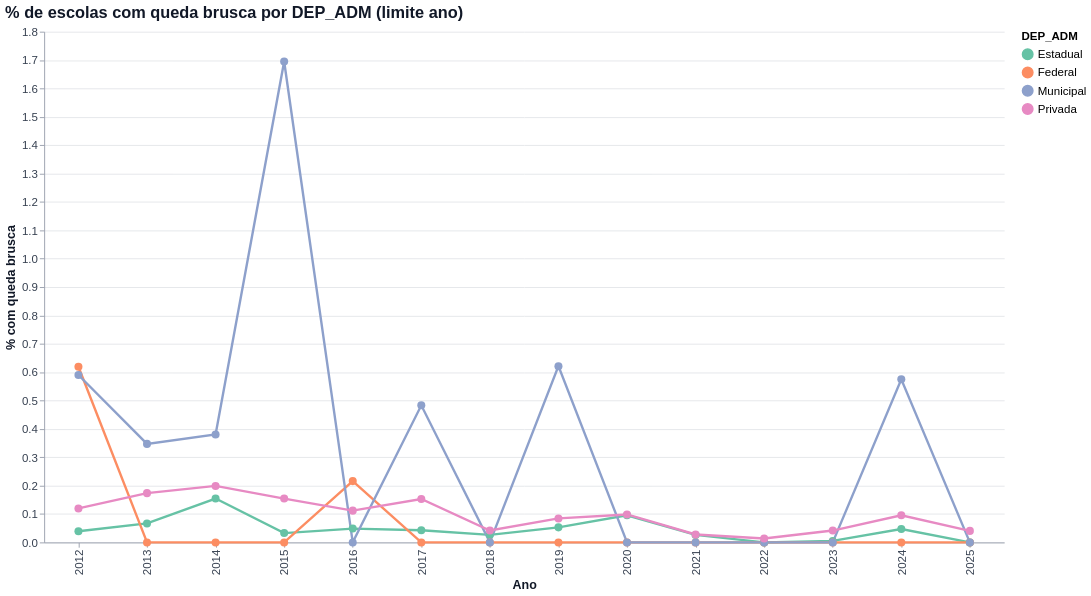
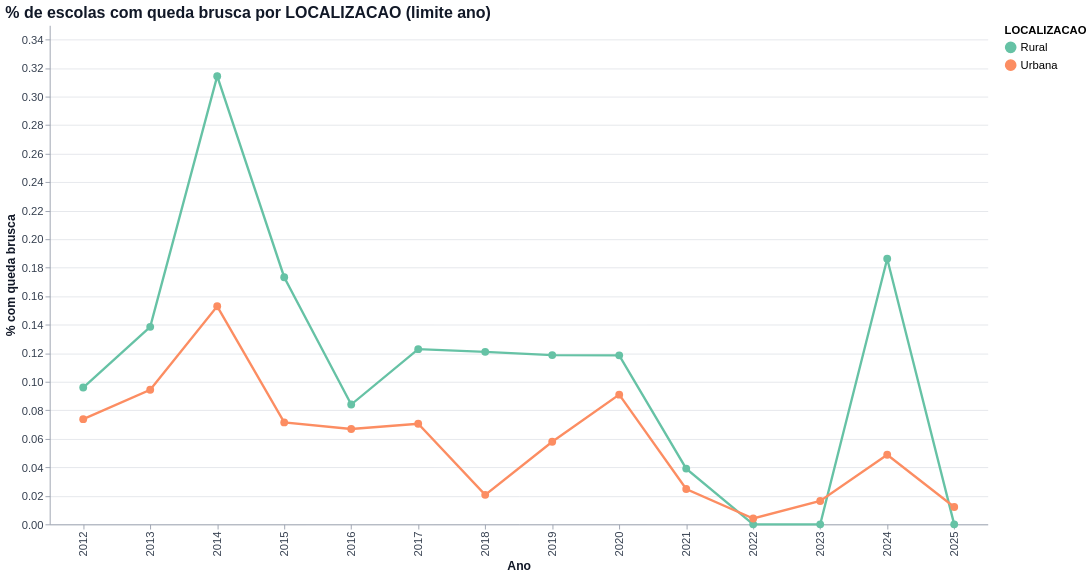
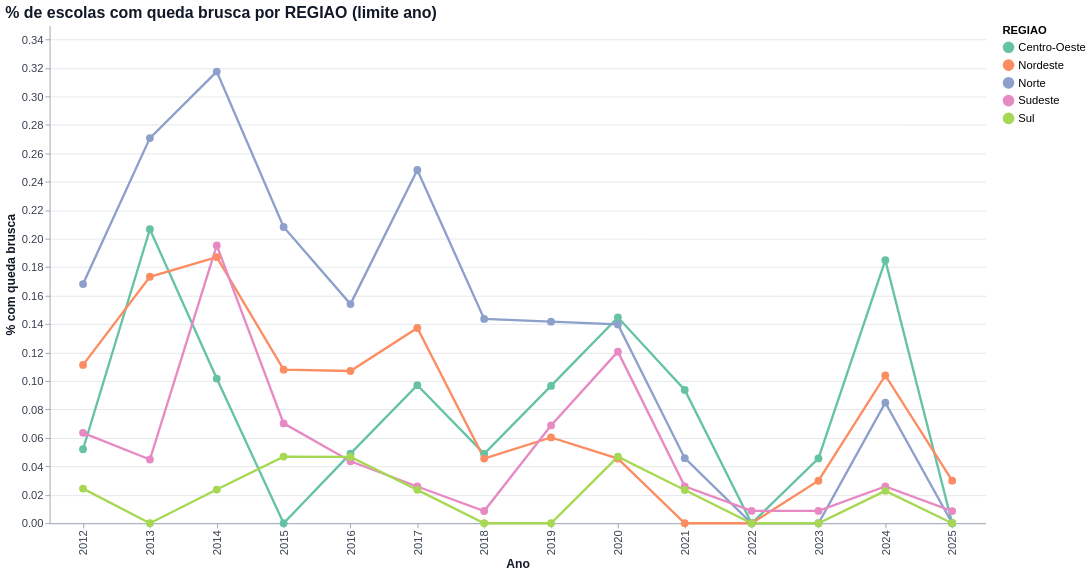
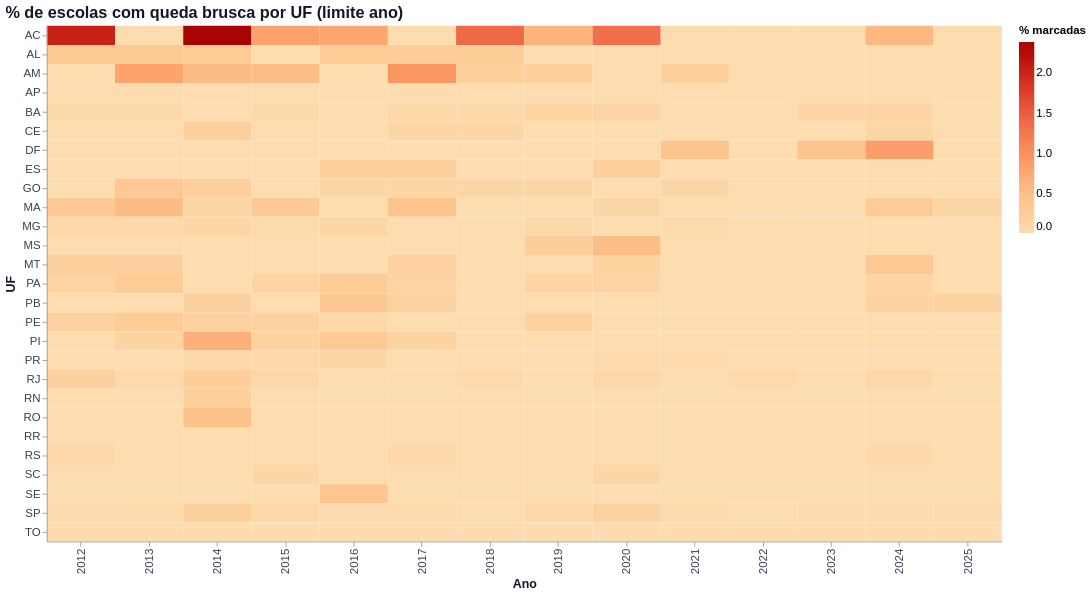

The notebook cell saved with these charts, in order:
### Markdown cell above
## Etapa 6 — Cruzamento com rede, localização, região, UF e modalidade

Usa a flag escolhida em `LIMITE_PARA_CRUZAMENTO`. Sempre compara **proporção** dentro de cada categoria (não contagem).

### Code cell
FLAG = f"{PREFIXO}_{LIMITE_PARA_CRUZAMENTO}"
print("Flag usada nos cruzamentos:", FLAG, "->", ROTULO)


def proporcao_por(d, dim, flag):
    t = d.groupby(["ANO", dim]).agg(N=(flag, "size"), QUEDAS=(flag, "sum")).reset_index()
    t["PCT_QUEDA"] = t["QUEDAS"] / t["N"] * 100
    return t[t["N"] >= N_MIN_CATEGORIA]


def grafico_proporcao(t, dim):
    n_cat = t[dim].nunique()
    tip = ["ANO:O", f"{dim}:N", "N:Q", "QUEDAS:Q", alt.Tooltip("PCT_QUEDA:Q", format=".2f")]
    if n_cat <= 8:
        g = alt.Chart(t).mark_line(point=alt.OverlayMarkDef(size=70, filled=True), strokeWidth=2.5).encode(
            x=alt.X("ANO:O", title="Ano"), y=alt.Y("PCT_QUEDA:Q", title=f"% com {ROTULO}"),
            color=alt.Color(f"{dim}:N"), tooltip=tip).properties(width=LARGURA_GRAFICO, height=int(ALTURA_GRAFICO * 0.7))
    else:   # muitas categorias (ex.: UF) -> mapa de calor
        g = alt.Chart(t).mark_rect().encode(
            x=alt.X("ANO:O", title="Ano"), y=alt.Y(f"{dim}:N", title=dim),
            color=alt.Color("PCT_QUEDA:Q", scale=alt.Scale(scheme="orangered"), title="% marcadas"),
            tooltip=tip).properties(width=LARGURA_GRAFICO, height=max(300, 20 * n_cat))
    return estilizar(g.properties(title=f"% de escolas com {ROTULO} por {dim} (limite {LIMITE_PARA_CRUZAMENTO.lower()})"))


def relatar_cruzamentos(d):
    for dim in DIMS:
        t = proporcao_por(d, dim, FLAG)
        if t.empty:
            mostrar_texto(f"[{dim}] nenhuma categoria com pelo menos {N_MIN_CATEGORIA} escolas/ano.", nivel="aviso")
            continue
        mostrar(grafico_proporcao(t, dim), f"% de escolas com {ROTULO} por {dim}")


secao("Etapa 6 — Cruzamentos")
relatar_cruzamentos(dados)

### Figure 1 — Vega-Lite specification as saved in the notebook (floating-point values rounded to 4 significant figures)
{"config": {"view": {"continuousWidth": 300, "continuousHeight": 300, "stroke": null}, "axis": {"domainColor": "#9CA3AF", "gridColor": "#E5E7EB", "labelColor": "#374151", "labelFontSize": 12, "tickColor": "#9CA3AF", "titleColor": "#111827", "titleFontSize": 13}, "legend": {"labelFontSize": 12, "symbolSize": 120, "titleFontSize": 12}, "range": {"category": {"scheme": "set2"}}, "title": {"anchor": "start", "color": "#111827", "fontSize": 17, "subtitleColor": "#6B7280", "subtitleFontSize": 12}}, "data": {"name": "data-69af4f4bde602bbd52e50586cbec543c"}, "mark": {"type": "line", "point": {"filled": true, "size": 70}, "strokeWidth": 2.5}, "encoding": {"color": {"field": "DEP_ADM", "type": "nominal"}, "tooltip": [{"field": "ANO", "type": "ordinal"}, {"field": "DEP_ADM", "type": "nominal"}, {"field": "N", "type": "quantitative"}, {"field": "QUEDAS", "type": "quantitative"}, {"field": "PCT_QUEDA", "format": ".2f", "type": "quantitative"}], "x": {"field": "ANO", "title": "Ano", "type": "ordinal"}, "y": {"field": "PCT_QUEDA", "title": "% com queda brusca", "type": "quantitative"}}, "height": 532, "title": "% de escolas com queda brusca por DEP_ADM (limite ano)", "width": 1000, "$schema": "https://vega.github.io/schema/vega-lite/v5.20.1.json", "datasets": {"data-69af4f4bde602bbd52e50586cbec543c": [{"ANO": 2012, "DEP_ADM": "Estadual", "N": 17780, "QUEDAS": 7, "PCT_QUEDA": 0.03937}, {"ANO": 2012, "DEP_ADM": "Federal", "N": 323, "QUEDAS": 2, "PCT_QUEDA": 0.6192}, {"ANO": 2012, "DEP_ADM": "Municipal", "N": 339, "QUEDAS": 2, "PCT_QUEDA": 0.59}, {"ANO": 2012, "DEP_ADM": "Privada", "N": 6682, "QUEDAS": 8, "PCT_QUEDA": 0.1197}, {"ANO": 2013, "DEP_ADM": "Estadual", "N": 17915, "QUEDAS": 12, "PCT_QUEDA": 0.06698}, {"ANO": 2013, "DEP_ADM": "Federal", "N": 359, "QUEDAS": 0, "PCT_QUEDA": 0.0}, {"ANO": 2013, "DEP_ADM": "Municipal", "N": 288, "QUEDAS": 1, "PCT_QUEDA": 0.3472}, {"ANO": 2013, "DEP_ADM": "Privada", "N": 6912, "QUEDAS": 12, "PCT_QUEDA": 0.1736}, {"ANO": 2014, "DEP_ADM": "Estadual", "N": 18099, "QUEDAS": 28, "PCT_QUEDA": 0.1547}, {"ANO": 2014, "DEP_ADM": "Federal", "N": 375, "QUEDAS": 0, "PCT_QUEDA": 0.0}, {"ANO": 2014, "DEP_ADM": "Municipal", "N": 263, "QUEDAS": 1, "PCT_QUEDA": 0.3802}, {"ANO": 2014, "DEP_ADM": "Privada", "N": 7030, "QUEDAS": 14, "PCT_QUEDA": 0.1991}, {"ANO": 2015, "DEP_ADM": "Estadual", "N": 18322, "QUEDAS": 6, "PCT_QUEDA": 0.03275}, {"ANO": 2015, "DEP_ADM": "Federal", "N": 400, "QUEDAS": 0, "PCT_QUEDA": 0.0}, {"ANO": 2015, "DEP_ADM": "Municipal", "N": 236, "QUEDAS": 4, "PCT_QUEDA": 1.695}, {"ANO": 2015, "DEP_ADM": "Privada", "N": 7121, "QUEDAS": 11, "PCT_QUEDA": 0.1545}, {"ANO": 2016, "DEP_ADM": "Estadual", "N": 18473, "QUEDAS": 9, "PCT_QUEDA": 0.04872}, {"ANO": 2016, "DEP_ADM": "Federal", "N": 463, "QUEDAS": 1, "PCT_QUEDA": 0.216}, {"ANO": 2016, "DEP_ADM": "Municipal", "N": 218, "QUEDAS": 0, "PCT_QUEDA": 0.0}, {"ANO": 2016, "DEP_ADM": "Privada", "N": 7147, "QUEDAS": 8, "PCT_QUEDA": 0.1119}, {"ANO": 2017, "DEP_ADM": "Estadual", "N": 18622, "QUEDAS": 8, "PCT_QUEDA": 0.04296}, {"ANO": 2017, "DEP_ADM": "Federal", "N": 509, "QUEDAS": 0, "PCT_QUEDA": 0.0}, {"ANO": 2017, "DEP_ADM": "Municipal", "N": 207, "QUEDAS": 1, "PCT_QUEDA": 0.4831}, {"ANO": 2017, "DEP_ADM": "Privada", "N": 7189, "QUEDAS": 11, "PCT_QUEDA": 0.153}, {"ANO": 2018, "DEP_ADM": "Estadual", "N": 18760, "QUEDAS": 5, "PCT_QUEDA": 0.02665}, {"ANO": 2018, "DEP_ADM": "Federal", "N": 545, "QUEDAS": 0, "PCT_QUEDA": 0.0}, {"ANO": 2018, "DEP_ADM": "Municipal", "N": 175, "QUEDAS": 0, "PCT_QUEDA": 0.0}, {"ANO": 2018, "DEP_ADM": "Privada", "N": 7183, "QUEDAS": 3, "PCT_QUEDA": 0.04177}, {"ANO": 2019, "DEP_ADM": "Estadual", "N": 18874, "QUEDAS": 10, "PCT_QUEDA": 0.05298}, {"ANO": 2019, "DEP_ADM": "Federal", "N": 573, "QUEDAS": 0, "PCT_QUEDA": 0.0}, {"ANO": 2019, "DEP_ADM": "Municipal", "N": 161, "QUEDAS": 1, "PCT_QUEDA": 0.6211}, {"ANO": 2019, "DEP_ADM": "Privada", "N": 7100, "QUEDAS": 6, "PCT_QUEDA": 0.08451}, {"ANO": 2020, "DEP_ADM": "Estadual", "N": 18862, "QUEDAS": 18, "PCT_QUEDA": 0.09543}, {"ANO": 2020, "DEP_ADM": "Federal", "N": 583, "QUEDAS": 0, "PCT_QUEDA": 0.0}, {"ANO": 2020, "DEP_ADM": "Municipal", "N": 163, "QUEDAS": 0, "PCT_QUEDA": 0.0}, {"ANO": 2020, "DEP_ADM": "Privada", "N": 7106, "QUEDAS": 7, "PCT_QUEDA": 0.09851}, {"ANO": 2021, "DEP_ADM": "Estadual", "N": 18901, "QUEDAS": 5, "PCT_QUEDA": 0.02645}, {"ANO": 2021, "DEP_ADM": "Federal", "N": 589, "QUEDAS": 0, "PCT_QUEDA": 0.0}, {"ANO": 2021, "DEP_ADM": "Municipal", "N": 160, "QUEDAS": 0, "PCT_QUEDA": 0.0}, {"ANO": 2021, "DEP_ADM": "Privada", "N": 7126, "QUEDAS": 2, "PCT_QUEDA": 0.02807}, {"ANO": 2022, "DEP_ADM": "Estadual", "N": 19005, "QUEDAS": 0, "PCT_QUEDA": 0.0}, {"ANO": 2022, "DEP_ADM": "Federal", "N": 589, "QUEDAS": 0, "PCT_QUEDA": 0.0}, {"ANO": 2022, "DEP_ADM": "Municipal", "N": 155, "QUEDAS": 0, "PCT_QUEDA": 0.0}, {"ANO": 2022, "DEP_ADM": "Privada", "N": 7150, "QUEDAS": 1, "PCT_QUEDA": 0.01399}, {"ANO": 2023, "DEP_ADM": "Estadual", "N": 19081, "QUEDAS": 1, "PCT_QUEDA": 0.005241}, {"ANO": 2023, "DEP_ADM": "Federal", "N": 597, "QUEDAS": 0, "PCT_QUEDA": 0.0}, {"ANO": 2023, "DEP_ADM": "Municipal", "N": 164, "QUEDAS": 0, "PCT_QUEDA": 0.0}, {"ANO": 2023, "DEP_ADM": "Privada", "N": 7187, "QUEDAS": 3, "PCT_QUEDA": 0.04174}, {"ANO": 2024, "DEP_ADM": "Estadual", "N": 19174, "QUEDAS": 9, "PCT_QUEDA": 0.04694}, {"ANO": 2024, "DEP_ADM": "Federal", "N": 613, "QUEDAS": 0, "PCT_QUEDA": 0.0}, {"ANO": 2024, "DEP_ADM": "Municipal", "N": 174, "QUEDAS": 1, "PCT_QUEDA": 0.5747}, {"ANO": 2024, "DEP_ADM": "Privada", "N": 7307, "QUEDAS": 7, "PCT_QUEDA": 0.0958}, {"ANO": 2025, "DEP_ADM": "Estadual", "N": 19209, "QUEDAS": 0, "PCT_QUEDA": 0.0}, {"ANO": 2025, "DEP_ADM": "Federal", "N": 609, "QUEDAS": 0, "PCT_QUEDA": 0.0}, {"ANO": 2025, "DEP_ADM": "Municipal", "N": 146, "QUEDAS": 0, "PCT_QUEDA": 0.0}, {"ANO": 2025, "DEP_ADM": "Privada", "N": 7391, "QUEDAS": 3, "PCT_QUEDA": 0.04059}]}}

### Figure 2 — Vega-Lite specification as saved in the notebook (floating-point values rounded to 4 significant figures)
{"config": {"view": {"continuousWidth": 300, "continuousHeight": 300, "stroke": null}, "axis": {"domainColor": "#9CA3AF", "gridColor": "#E5E7EB", "labelColor": "#374151", "labelFontSize": 12, "tickColor": "#9CA3AF", "titleColor": "#111827", "titleFontSize": 13}, "legend": {"labelFontSize": 12, "symbolSize": 120, "titleFontSize": 12}, "range": {"category": {"scheme": "set2"}}, "title": {"anchor": "start", "color": "#111827", "fontSize": 17, "subtitleColor": "#6B7280", "subtitleFontSize": 12}}, "data": {"name": "data-aa48499da6a568f80adc60818989ab85"}, "mark": {"type": "line", "point": {"filled": true, "size": 70}, "strokeWidth": 2.5}, "encoding": {"color": {"field": "LOCALIZACAO", "type": "nominal"}, "tooltip": [{"field": "ANO", "type": "ordinal"}, {"field": "LOCALIZACAO", "type": "nominal"}, {"field": "N", "type": "quantitative"}, {"field": "QUEDAS", "type": "quantitative"}, {"field": "PCT_QUEDA", "format": ".2f", "type": "quantitative"}], "x": {"field": "ANO", "title": "Ano", "type": "ordinal"}, "y": {"field": "PCT_QUEDA", "title": "% com queda brusca", "type": "quantitative"}}, "height": 532, "title": "% de escolas com queda brusca por LOCALIZACAO (limite ano)", "width": 1000, "$schema": "https://vega.github.io/schema/vega-lite/v5.20.1.json", "datasets": {"data-aa48499da6a568f80adc60818989ab85": [{"ANO": 2012, "LOCALIZACAO": "Rural", "N": 2084, "QUEDAS": 2, "PCT_QUEDA": 0.09597}, {"ANO": 2012, "LOCALIZACAO": "Urbana", "N": 23040, "QUEDAS": 17, "PCT_QUEDA": 0.07378}, {"ANO": 2013, "LOCALIZACAO": "Rural", "N": 2166, "QUEDAS": 3, "PCT_QUEDA": 0.1385}, {"ANO": 2013, "LOCALIZACAO": "Urbana", "N": 23308, "QUEDAS": 22, "PCT_QUEDA": 0.09439}, {"ANO": 2014, "LOCALIZACAO": "Rural", "N": 2227, "QUEDAS": 7, "PCT_QUEDA": 0.3143}, {"ANO": 2014, "LOCALIZACAO": "Urbana", "N": 23540, "QUEDAS": 36, "PCT_QUEDA": 0.1529}, {"ANO": 2015, "LOCALIZACAO": "Rural", "N": 2308, "QUEDAS": 4, "PCT_QUEDA": 0.1733}, {"ANO": 2015, "LOCALIZACAO": "Urbana", "N": 23771, "QUEDAS": 17, "PCT_QUEDA": 0.07152}, {"ANO": 2016, "LOCALIZACAO": "Rural", "N": 2380, "QUEDAS": 2, "PCT_QUEDA": 0.08403}, {"ANO": 2016, "LOCALIZACAO": "Urbana", "N": 23921, "QUEDAS": 16, "PCT_QUEDA": 0.06689}, {"ANO": 2017, "LOCALIZACAO": "Rural", "N": 2442, "QUEDAS": 3, "PCT_QUEDA": 0.1229}, {"ANO": 2017, "LOCALIZACAO": "Urbana", "N": 24085, "QUEDAS": 17, "PCT_QUEDA": 0.07058}, {"ANO": 2018, "LOCALIZACAO": "Rural", "N": 2480, "QUEDAS": 3, "PCT_QUEDA": 0.121}, {"ANO": 2018, "LOCALIZACAO": "Urbana", "N": 24183, "QUEDAS": 5, "PCT_QUEDA": 0.02068}, {"ANO": 2019, "LOCALIZACAO": "Rural", "N": 2527, "QUEDAS": 3, "PCT_QUEDA": 0.1187}, {"ANO": 2019, "LOCALIZACAO": "Urbana", "N": 24181, "QUEDAS": 14, "PCT_QUEDA": 0.0579}, {"ANO": 2020, "LOCALIZACAO": "Rural", "N": 2531, "QUEDAS": 3, "PCT_QUEDA": 0.1185}, {"ANO": 2020, "LOCALIZACAO": "Urbana", "N": 24183, "QUEDAS": 22, "PCT_QUEDA": 0.09097}, {"ANO": 2021, "LOCALIZACAO": "Rural", "N": 2558, "QUEDAS": 1, "PCT_QUEDA": 0.03909}, {"ANO": 2021, "LOCALIZACAO": "Urbana", "N": 24218, "QUEDAS": 6, "PCT_QUEDA": 0.02477}, {"ANO": 2022, "LOCALIZACAO": "Rural", "N": 2621, "QUEDAS": 0, "PCT_QUEDA": 0.0}, {"ANO": 2022, "LOCALIZACAO": "Urbana", "N": 24278, "QUEDAS": 1, "PCT_QUEDA": 0.004119}, {"ANO": 2023, "LOCALIZACAO": "Rural", "N": 2625, "QUEDAS": 0, "PCT_QUEDA": 0.0}, {"ANO": 2023, "LOCALIZACAO": "Urbana", "N": 24404, "QUEDAS": 4, "PCT_QUEDA": 0.01639}, {"ANO": 2024, "LOCALIZACAO": "Rural", "N": 2684, "QUEDAS": 5, "PCT_QUEDA": 0.1863}, {"ANO": 2024, "LOCALIZACAO": "Urbana", "N": 24584, "QUEDAS": 12, "PCT_QUEDA": 0.04881}, {"ANO": 2025, "LOCALIZACAO": "Rural", "N": 2658, "QUEDAS": 0, "PCT_QUEDA": 0.0}, {"ANO": 2025, "LOCALIZACAO": "Urbana", "N": 24697, "QUEDAS": 3, "PCT_QUEDA": 0.01215}]}}

### Figure 3 — Vega-Lite specification as saved in the notebook (floating-point values rounded to 4 significant figures)
{"config": {"view": {"continuousWidth": 300, "continuousHeight": 300, "stroke": null}, "axis": {"domainColor": "#9CA3AF", "gridColor": "#E5E7EB", "labelColor": "#374151", "labelFontSize": 12, "tickColor": "#9CA3AF", "titleColor": "#111827", "titleFontSize": 13}, "legend": {"labelFontSize": 12, "symbolSize": 120, "titleFontSize": 12}, "range": {"category": {"scheme": "set2"}}, "title": {"anchor": "start", "color": "#111827", "fontSize": 17, "subtitleColor": "#6B7280", "subtitleFontSize": 12}}, "data": {"name": "data-9a096382e4c7861ed8539bcecaa86b20"}, "mark": {"type": "line", "point": {"filled": true, "size": 70}, "strokeWidth": 2.5}, "encoding": {"color": {"field": "REGIAO", "type": "nominal"}, "tooltip": [{"field": "ANO", "type": "ordinal"}, {"field": "REGIAO", "type": "nominal"}, {"field": "N", "type": "quantitative"}, {"field": "QUEDAS", "type": "quantitative"}, {"field": "PCT_QUEDA", "format": ".2f", "type": "quantitative"}], "x": {"field": "ANO", "title": "Ano", "type": "ordinal"}, "y": {"field": "PCT_QUEDA", "title": "% com queda brusca", "type": "quantitative"}}, "height": 532, "title": "% de escolas com queda brusca por REGIAO (limite ano)", "width": 1000, "$schema": "https://vega.github.io/schema/vega-lite/v5.20.1.json", "datasets": {"data-9a096382e4c7861ed8539bcecaa86b20": [{"ANO": 2012, "REGIAO": "Centro-Oeste", "N": 1923, "QUEDAS": 1, "PCT_QUEDA": 0.052}, {"ANO": 2012, "REGIAO": "Nordeste", "N": 6291, "QUEDAS": 7, "PCT_QUEDA": 0.1113}, {"ANO": 2012, "REGIAO": "Norte", "N": 1785, "QUEDAS": 3, "PCT_QUEDA": 0.1681}, {"ANO": 2012, "REGIAO": "Sudeste", "N": 11014, "QUEDAS": 7, "PCT_QUEDA": 0.06356}, {"ANO": 2012, "REGIAO": "Sul", "N": 4111, "QUEDAS": 1, "PCT_QUEDA": 0.02432}, {"ANO": 2013, "REGIAO": "Centro-Oeste", "N": 1936, "QUEDAS": 4, "PCT_QUEDA": 0.2066}, {"ANO": 2013, "REGIAO": "Nordeste", "N": 6350, "QUEDAS": 11, "PCT_QUEDA": 0.1732}, {"ANO": 2013, "REGIAO": "Norte", "N": 1847, "QUEDAS": 5, "PCT_QUEDA": 0.2707}, {"ANO": 2013, "REGIAO": "Sudeste", "N": 11164, "QUEDAS": 5, "PCT_QUEDA": 0.04479}, {"ANO": 2013, "REGIAO": "Sul", "N": 4177, "QUEDAS": 0, "PCT_QUEDA": 0.0}, {"ANO": 2014, "REGIAO": "Centro-Oeste", "N": 1967, "QUEDAS": 2, "PCT_QUEDA": 0.1017}, {"ANO": 2014, "REGIAO": "Nordeste", "N": 6417, "QUEDAS": 12, "PCT_QUEDA": 0.187}, {"ANO": 2014, "REGIAO": "Norte", "N": 1890, "QUEDAS": 6, "PCT_QUEDA": 0.3175}, {"ANO": 2014, "REGIAO": "Sudeste", "N": 11268, "QUEDAS": 22, "PCT_QUEDA": 0.1952}, {"ANO": 2014, "REGIAO": "Sul", "N": 4225, "QUEDAS": 1, "PCT_QUEDA": 0.02367}, {"ANO": 2015, "REGIAO": "Centro-Oeste", "N": 2004, "QUEDAS": 0, "PCT_QUEDA": 0.0}, {"ANO": 2015, "REGIAO": "Nordeste", "N": 6484, "QUEDAS": 7, "PCT_QUEDA": 0.108}, {"ANO": 2015, "REGIAO": "Norte", "N": 1921, "QUEDAS": 4, "PCT_QUEDA": 0.2082}, {"ANO": 2015, "REGIAO": "Sudeste", "N": 11400, "QUEDAS": 8, "PCT_QUEDA": 0.07018}, {"ANO": 2015, "REGIAO": "Sul", "N": 4270, "QUEDAS": 2, "PCT_QUEDA": 0.04684}, {"ANO": 2016, "REGIAO": "Centro-Oeste", "N": 2043, "QUEDAS": 1, "PCT_QUEDA": 0.04895}, {"ANO": 2016, "REGIAO": "Nordeste", "N": 6544, "QUEDAS": 7, "PCT_QUEDA": 0.107}, {"ANO": 2016, "REGIAO": "Norte", "N": 1948, "QUEDAS": 3, "PCT_QUEDA": 0.154}, {"ANO": 2016, "REGIAO": "Sudeste", "N": 11476, "QUEDAS": 5, "PCT_QUEDA": 0.04357}, {"ANO": 2016, "REGIAO": "Sul", "N": 4290, "QUEDAS": 2, "PCT_QUEDA": 0.04662}, {"ANO": 2017, "REGIAO": "Centro-Oeste", "N": 2061, "QUEDAS": 2, "PCT_QUEDA": 0.09704}, {"ANO": 2017, "REGIAO": "Nordeste", "N": 6560, "QUEDAS": 9, "PCT_QUEDA": 0.1372}, {"ANO": 2017, "REGIAO": "Norte", "N": 2014, "QUEDAS": 5, "PCT_QUEDA": 0.2483}, {"ANO": 2017, "REGIAO": "Sudeste", "N": 11631, "QUEDAS": 3, "PCT_QUEDA": 0.02579}, {"ANO": 2017, "REGIAO": "Sul", "N": 4261, "QUEDAS": 1, "PCT_QUEDA": 0.02347}, {"ANO": 2018, "REGIAO": "Centro-Oeste", "N": 2052, "QUEDAS": 1, "PCT_QUEDA": 0.04873}, {"ANO": 2018, "REGIAO": "Nordeste", "N": 6604, "QUEDAS": 3, "PCT_QUEDA": 0.04543}, {"ANO": 2018, "REGIAO": "Norte", "N": 2089, "QUEDAS": 3, "PCT_QUEDA": 0.1436}, {"ANO": 2018, "REGIAO": "Sudeste", "N": 11659, "QUEDAS": 1, "PCT_QUEDA": 0.008577}, {"ANO": 2018, "REGIAO": "Sul", "N": 4259, "QUEDAS": 0, "PCT_QUEDA": 0.0}, {"ANO": 2019, "REGIAO": "Centro-Oeste", "N": 2072, "QUEDAS": 2, "PCT_QUEDA": 0.09653}, {"ANO": 2019, "REGIAO": "Nordeste", "N": 6632, "QUEDAS": 4, "PCT_QUEDA": 0.06031}, {"ANO": 2019, "REGIAO": "Norte", "N": 2118, "QUEDAS": 3, "PCT_QUEDA": 0.1416}, {"ANO": 2019, "REGIAO": "Sudeste", "N": 11637, "QUEDAS": 8, "PCT_QUEDA": 0.06875}, {"ANO": 2019, "REGIAO": "Sul", "N": 4249, "QUEDAS": 0, "PCT_QUEDA": 0.0}, {"ANO": 2020, "REGIAO": "Centro-Oeste", "N": 2073, "QUEDAS": 3, "PCT_QUEDA": 0.1447}, {"ANO": 2020, "REGIAO": "Nordeste", "N": 6604, "QUEDAS": 3, "PCT_QUEDA": 0.04543}, {"ANO": 2020, "REGIAO": "Norte", "N": 2147, "QUEDAS": 3, "PCT_QUEDA": 0.1397}, {"ANO": 2020, "REGIAO": "Sudeste", "N": 11611, "QUEDAS": 14, "PCT_QUEDA": 0.1206}, {"ANO": 2020, "REGIAO": "Sul", "N": 4279, "QUEDAS": 2, "PCT_QUEDA": 0.04674}, {"ANO": 2021, "REGIAO": "Centro-Oeste", "N": 2136, "QUEDAS": 2, "PCT_QUEDA": 0.09363}, {"ANO": 2021, "REGIAO": "Nordeste", "N": 6589, "QUEDAS": 0, "PCT_QUEDA": 0.0}, {"ANO": 2021, "REGIAO": "Norte", "N": 2187, "QUEDAS": 1, "PCT_QUEDA": 0.04572}, {"ANO": 2021, "REGIAO": "Sudeste", "N": 11582, "QUEDAS": 3, "PCT_QUEDA": 0.0259}, {"ANO": 2021, "REGIAO": "Sul", "N": 4282, "QUEDAS": 1, "PCT_QUEDA": 0.02335}, {"ANO": 2022, "REGIAO": "Centro-Oeste", "N": 2187, "QUEDAS": 0, "PCT_QUEDA": 0.0}, {"ANO": 2022, "REGIAO": "Nordeste", "N": 6635, "QUEDAS": 0, "PCT_QUEDA": 0.0}, {"ANO": 2022, "REGIAO": "Norte", "N": 2213, "QUEDAS": 0, "PCT_QUEDA": 0.0}, {"ANO": 2022, "REGIAO": "Sudeste", "N": 11538, "QUEDAS": 1, "PCT_QUEDA": 0.008667}, {"ANO": 2022, "REGIAO": "Sul", "N": 4326, "QUEDAS": 0, "PCT_QUEDA": 0.0}, {"ANO": 2023, "REGIAO": "Centro-Oeste", "N": 2194, "QUEDAS": 1, "PCT_QUEDA": 0.04558}, {"ANO": 2023, "REGIAO": "Nordeste", "N": 6694, "QUEDAS": 2, "PCT_QUEDA": 0.02988}, {"ANO": 2023, "REGIAO": "Norte", "N": 2260, "QUEDAS": 0, "PCT_QUEDA": 0.0}, {"ANO": 2023, "REGIAO": "Sudeste", "N": 11537, "QUEDAS": 1, "PCT_QUEDA": 0.008668}, {"ANO": 2023, "REGIAO": "Sul", "N": 4344, "QUEDAS": 0, "PCT_QUEDA": 0.0}, {"ANO": 2024, "REGIAO": "Centro-Oeste", "N": 2164, "QUEDAS": 4, "PCT_QUEDA": 0.1848}, {"ANO": 2024, "REGIAO": "Nordeste", "N": 6741, "QUEDAS": 7, "PCT_QUEDA": 0.1038}, {"ANO": 2024, "REGIAO": "Norte", "N": 2361, "QUEDAS": 2, "PCT_QUEDA": 0.08471}, {"ANO": 2024, "REGIAO": "Sudeste", "N": 11609, "QUEDAS": 3, "PCT_QUEDA": 0.02584}, {"ANO": 2024, "REGIAO": "Sul", "N": 4393, "QUEDAS": 1, "PCT_QUEDA": 0.02276}, {"ANO": 2025, "REGIAO": "Centro-Oeste", "N": 2208, "QUEDAS": 0, "PCT_QUEDA": 0.0}, {"ANO": 2025, "REGIAO": "Nordeste", "N": 6682, "QUEDAS": 2, "PCT_QUEDA": 0.02993}, {"ANO": 2025, "REGIAO": "Norte", "N": 2375, "QUEDAS": 0, "PCT_QUEDA": 0.0}, {"ANO": 2025, "REGIAO": "Sudeste", "N": 11727, "QUEDAS": 1, "PCT_QUEDA": 0.008527}, {"ANO": 2025, "REGIAO": "Sul", "N": 4363, "QUEDAS": 0, "PCT_QUEDA": 0.0}]}}

### Figure 4 — Vega-Lite specification as saved in the notebook (floating-point values rounded to 4 significant figures; data arrays with more than 128 entries replaced by an {"elided": "..."} marker saying what was removed)
{"config": {"view": {"continuousWidth": 300, "continuousHeight": 300, "stroke": null}, "axis": {"domainColor": "#9CA3AF", "gridColor": "#E5E7EB", "labelColor": "#374151", "labelFontSize": 12, "tickColor": "#9CA3AF", "titleColor": "#111827", "titleFontSize": 13}, "legend": {"labelFontSize": 12, "symbolSize": 120, "titleFontSize": 12}, "range": {"category": {"scheme": "set2"}}, "title": {"anchor": "start", "color": "#111827", "fontSize": 17, "subtitleColor": "#6B7280", "subtitleFontSize": 12}}, "data": {"name": "data-5c968864438f4952b7ee877c101471d5"}, "mark": {"type": "rect"}, "encoding": {"color": {"field": "PCT_QUEDA", "scale": {"scheme": "orangered"}, "title": "% marcadas", "type": "quantitative"}, "tooltip": [{"field": "ANO", "type": "ordinal"}, {"field": "UF", "type": "nominal"}, {"field": "N", "type": "quantitative"}, {"field": "QUEDAS", "type": "quantitative"}, {"field": "PCT_QUEDA", "format": ".2f", "type": "quantitative"}], "x": {"field": "ANO", "title": "Ano", "type": "ordinal"}, "y": {"field": "UF", "title": "UF", "type": "nominal"}}, "height": 540, "title": "% de escolas com queda brusca por UF (limite ano)", "width": 1000, "$schema": "https://vega.github.io/schema/vega-lite/v5.20.1.json", "datasets": {"data-5c968864438f4952b7ee877c101471d5": {"elided": "378 records"}}}
